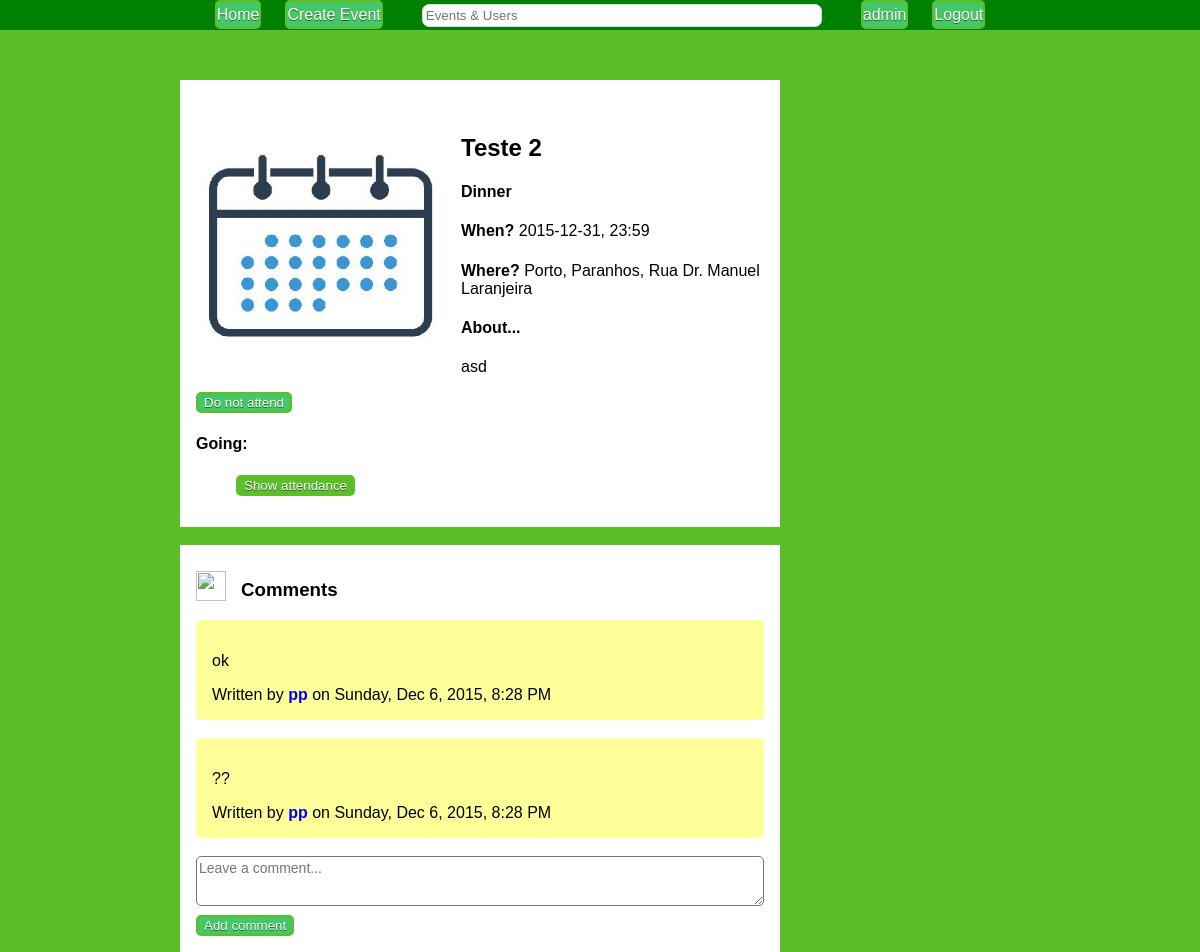
Page /?event=4 (signed in) on the committed database.
### tables this page shows
CREATE TABLE Event(
	id INTEGER PRIMARY KEY,
	creator NOT NULL REFERENCES User(username) ON DELETE CASCADE,
	nameTag TEXT NOT NULL,
	type REFERENCES EventType(eventType) NOT NULL,
	description TEXT NOT NULL,
	time TEXT NOT NULL,
	city TEXT NOT NULL,
	address TEXT,
	imageURL TEXT,
	publicEvent INTEGER NOT NULL,
	CONSTRAINT ck_public CHECK (publicEvent = 0 OR publicEvent = 1)
);

CREATE TABLE Comment(
	id INTEGER PRIMARY KEY,
	username TEXT REFERENCES User(username) ON DELETE CASCADE,
	eventId INTEGER REFERENCES Event(id) ON DELETE CASCADE,
	time TEXT NOT NULL,
	commentContent TEXT NOT NULL
);

### database/events.php (called while the page is built, shortened)
<?php
include_once('connection.php');
function isAttendingEvent($username, $eventId){
	global $db;
	$stmt = $db->prepare('SELECT eventId FROM Attending WHERE username =:username AND eventId=:eventId');
	$stmt->bindParam(':username', $username, PDO::PARAM_STR);
	$stmt->bindParam(':eventId', $eventId, PDO::PARAM_INT);
	try{
   		$stmt->execute();
   		$result = $stmt->fetchAll();
		return count($result)!=0;
  } catch(PDOException $e) {
    	return false;
  }
}
function getEvent($eventID){
	global $db;
	$stmt = $db->prepare('SELECT * FROM  Event WHERE id = :eventID');
	$stmt->bindParam(':eventID', $eventID, PDO::PARAM_INT);
	try{
   		$stmt->execute();
   		return $stmt->fetch();
  	} catch(PDOException $e) {
    	return false;
  	}
}
function hasEventHappened($eventId){
	global $db;
	$currentDate = date("Y-m-d H:i");
	$stmt = $db->prepare('SELECT * FROM Event WHERE id = :eventId AND datetime(time) <= datetime(:currentDate)');
	$stmt->bindParam(':eventId', $eventId, PDO::PARAM_INT);
	$stmt->bindParam(':currentDate', $currentDate, PDO::PARAM_STR);
	try{
		$stmt->execute();
		return count($stmt->fetchAll()) > 0;
	} catch(PDOException $e){
		return false;
	}
}
?>

### database/comments.php (called while the page is built, shortened)
<?php
include_once('connection.php');
function getEventComments($eventID){
	global $db;
	$stmt = $db->prepare('SELECT * FROM Comment WHERE eventID=:eventID');
	$stmt->bindParam(':eventID', $eventID, PDO::PARAM_INT);
	$stmt->execute();
	try{
   		$stmt->execute();
   		return $stmt->fetchAll();
  	} catch(PDOException $e) {
    	return false;
  	}
}
?>

### templates/view_event.php (the view)
<div id="event_item" class="event-item">
  <br>
  <img id="image" src="images/thumbs_medium/<?=$event['imageURL']?>" width="250" height="250">
  <div id="event_info">
    <h2><?=$event['nameTag']?></h3>
    <h4><?=$event['type']?></h4>
    <h4>When? <label><?php echo str_replace("T",", ",$event['time']) ?></label></h4>
    <h4>Where? <label> <?=$event['city']?><?php if($event['address'] != ""){?>, <?=$event['address']?><?php } ?></label>
    </h4>
    <?php if($event['description'] != ""){?>
        <h4>About...</h4>
        <p><?=$event['description']?></p>
    <?php } ?>
  </div>
  <div id="options">
    <?php
        if($event['creator']==$_SESSION['username'] && !hasEventHappened($_GET['event'])) { ?>
          <div class="warning" id="inviteWarning"></div>
          <button id="invite" data-event="<?=$event['id']?>" type="button">Invite</button>
          <br><br>
          <form action="edit_event.php" method="post">
            <input type="text" name="id" value="<?=$event['id']?>" hidden readonly>
            <input id="edit" type="submit" value="Edit">
          </form>
          <br>
          <button id="cancel" type="button" onclick="cancelEvent('<?=$_SESSION['username']?>', <?=$event['id']?>, '<?=$event['imageURL']?>')">Cancel</button>
          <h4>Already invited: </h4>
          <ul id="usersInvited">
            <?php if(count($invites) == 0){
              echo '<li data-user="none">No user has been invited yet</li>';
            }
              for($i = 0; $i < count($invites); $i++){
                    echo '<li data-user="' . $invites[$i]['username'] . '" data-event="' . $event['id'] . '"><a href="./?user=' . $invites[$i]['username'] . '">' . $invites[$i]['username'] . '</a> <img class="removeInvite" src="res/cross.png" width="8" height="8"></li>';
            }?>
          </ul>
    <?php } else {
        if(!isAttendingEvent($_SESSION['username'], $event['id'])) {?>
        <button id="attendance" type="button" onclick="attend('<?=$_SESSION['username']?>', <?=$event['id']?>)">Attend</button>
        <?php } else {?>
        <button id="attendance" type="button" onclick="attend('<?=$_SESSION['username']?>', <?=$event['id']?>)">Do not attend</button> <?php } }?>
        <h4 id="usersAttending">Going:</h4>
        <ul id="attendance">
          <button id="showAttendance" data-event="<?=$event['id']?>">Show attendance</button>
        </ul>
  </div>
</div>

### templates/list_comments.php
<br>
<div id="comments" class="comments">
  <img id="commentImg" src="res/msg.png" width="30" height="30">
  <h3>Comments</h3>
  <div class="commentList">
    <?php foreach ($comments as $comment) { ?>
        <div class="comment">
          <p class="text"><?=$comment['commentContent']?></p>
          <div class="authorNtime">Written by <a id="userRef" href="./?user=<?=$comment['username']?>"><?=$comment['username']?></a>  on <?=$comment['time']?></div>
        </div><br>
        <?php } if(count($comments)==0){ ?>
          <p class="noComments">No comments so far...</p>
          <?php } ?>
  </div>
      <div id="new_comment">
          <textarea name="commentContent"  placeholder="Leave a comment..." /></textarea>
          <br>
          <button id="addComment" type="button" onclick="addCommentToEvent('<?=$_SESSION['username']?>', <?=$event['id']?>)">Add comment</button>
      </div>
</div>

### style/header_style.css (style rules this page uses)
* { -webkit-box-sizing: border-box; -moz-box-sizing: border-box; box-sizing: border-box; }
html, body { margin: 0em; padding: 0em; background-color: #5cbf2a; }
body { margin-top: 40px; }

### style/event_item_style.css (style rules this page uses)
#edit, #invite, #cancel, #showAttendance, #addComment, button#attendance { display: block; background-color:#44c767; -moz-border-radius:5px; -webkit-border-radius:5px; border-radius:5px; display:inline-block; cursor:pointer; color:#ffffff; font-family:Arial; text-decoration:none; border: 2px solid #5cbf2a; text-shadow:0px 1px 0px #2f6627; }
#edit, #invite, #cancel, #showAttendance, button#attendance :hover { background-color:#5cbf2a; }
#edit, #invite, #cancel, #showAttendance, button#attendance :active { position:relative; top:1px; }
#addComment { margin-top: 5px; }
img#image { float: left; margin: 10px 15px 10px 0; }
img#commentImg { float: left; margin: 10px 15px 10px 0; }
html, body { margin: 0em; margin-top: 40px; padding: 0em; background-color: #5cbf2a; }
div#event_item { padding: 1em; background-color: #ffffff; position:relative; top: 10%; bottom: 10%; left: 15%; right: 15%; width: 50%; font-family: "Helvetica", Arial, sans-serif; }
div#comments { padding: 1em; background-color: #ffffff; position:relative; top: 10%; bottom: 10%; left: 15%; right: 15%; width: 50%; font-family: "Helvetica", Arial, sans-serif; }
div.comment { border-radius: 5px; background-color: #ffff99; padding: 1em; position:relative; font-family: "Helvetica", Arial, sans-serif; }
div#new_comment > textarea { border-radius: 5px; font: 14px/1.4 "Helvetica", Arial, sans-serif; margin: 0.1; width: 100%; height: 50px; }
div#options { clear: both; }
a#userRef { text-decoration: none; font-weight: bold; font-family: "Helvetica", Arial, sans-serif; }
label { display: inline; font-weight: normal; }

### rows in the picture
event: imageURL (placeholder picture), nameTag "Teste 2", type "Dinner", time "2015-12-31, 23:59", city "Porto", address "Paranhos, Rua Dr. Manuel Laranjeira", description "asd"
comment: commentContent "ok", username "pp", time "Sunday, Dec 6, 2015, 8:28 PM"
comment: commentContent "??", username "pp", time "Sunday, Dec 6, 2015, 8:28 PM"

### other values in the picture
$_SESSION['username'] "admin"
